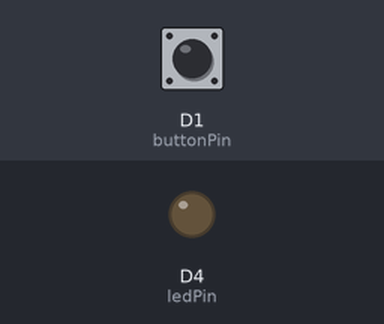
Recording of a sketch running on a simulated ESP8266 (NodeMCU). On the bench: output pins drawn as LEDs (lit = HIGH). The test bench sets the inputs (shaded band); at power-on: D1 (buttonPin) HIGH. WiFi joins after 1.5 s; servers stay silent unless stated; uploads are accepted with an empty reply; what the sketch prints to the serial monitor is not drawn.

Above: at 1.6 s.
At 3.9 s:
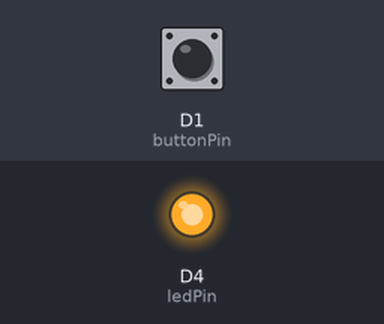
4.0 s: D1 (buttonPin) pulled LOW for 0.15 s
Timing chart, 0 to 7.0 s (numbered marks = the images above; inputs shaded):
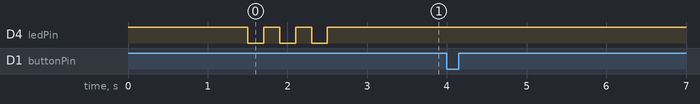

Measured:
- after the input at 4.0 s, every drawn part: stays the same

The sketch:

arduino-esp8266-bell.ino
```cpp
/*
  Door Bell

  Tested on NodeMCU V3

  by Ivan Seniv <https://github.com/seniv>
*/

#include <ESP8266WiFi.h>

// Wi-Fi settings
const char* ssid = "name"; // wi-fi name
const char* password = "password"; // wi-fi password

// host and url of telegram bot
const char* host = "example.com";
const char* url = "/api/bell";
const int port = 443; // https port

const int buttonPin = D1;
const int ledPin = D4;

int buttonState = 1;
int prevButtonState = 1;

void blinkLED (int times) {
  for (uint8_t t = times; t > 0; t--) {
    digitalWrite(ledPin, LOW);
    delay(200);
    digitalWrite(ledPin, HIGH);
    delay(200);
  }
}

void setup()
{
  pinMode(ledPin, OUTPUT);
  pinMode(buttonPin, INPUT_PULLUP);
  digitalWrite(ledPin, HIGH);


  Serial.begin(115200);
  Serial.println();

  Serial.printf("Connecting to %s ", ssid);
  WiFi.begin(ssid, password);
  while (WiFi.status() != WL_CONNECTED)
  {
    delay(500);
    Serial.print(".");
  }
  // blink built-in LED 3 times on connect
  blinkLED(3);

  Serial.println("");
  Serial.print("Connected, IP address: ");
  Serial.println(WiFi.localIP());
}

void bell() {
  WiFiClientSecure client;

  client.setInsecure();

  Serial.printf("\n[Connecting to %s ... ", host);
  if (client.connect(host, port))
  {
    Serial.println("connected]");

    Serial.println("[Sending a request]");
    client.print(String("GET ") + url + " HTTP/1.1\r\n" +
                 "Host: " + host + "\r\n" +
                 "Connection: close\r\n" +
                 "\r\n"
                );

    Serial.println("[Response:]");
    while (client.connected() || client.available())
    {
      if (client.available())
      {
        String line = client.readStringUntil('\n');
        Serial.println(line);
      }
    }
    client.stop();
    Serial.println("\n[Disconnected]");
  }
  else
  {
    Serial.println("connection failed!]");
    client.stop();
  }
  delay(5000);
}


void loop()
{
  buttonState = digitalRead(buttonPin);
  if (buttonState != prevButtonState) {
    prevButtonState = buttonState;
    if (buttonState == LOW) {
      bell();
    }
  }

  delay(50);
}
```
